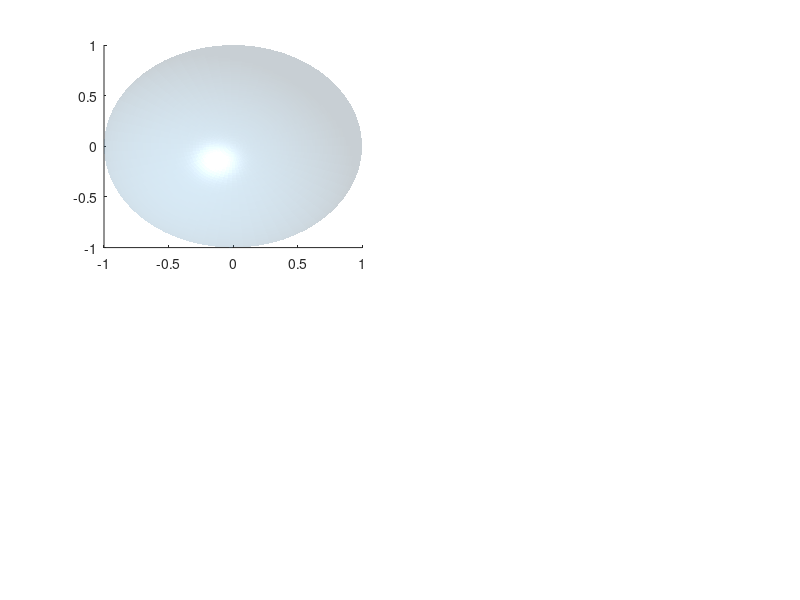

Recreate this plot in MATLAB. (Note: this script raises an error after producing the figure.)
% Blade Guard Geometry Only
clear; clc; close all;

res = 60;
[U_grid, V_grid] = meshgrid(linspace(0, 2*pi, res), linspace(0, pi/2, res));
[U_o, V_o] = meshgrid(linspace(0, 2*pi, res), linspace(0, 1.4, res));

model_names = {'1. Base model (closed)', '2. Perforated (wide slits)', ...
               '3. Daisy shape (slightly recessed)'};

figure('Color', 'w', 'Name', 'Blade guard geometry');

for i = 1:3
    subplot(2, 2, i); hold on;

    switch i
        case 1 % Baseline
            X = sin(V_grid).*cos(U_grid);
            Y = sin(V_grid).*sin(U_grid);
            Z = 1.2 - cos(V_grid);
            mask = true(size(X));

        case 2 % Perforated (reduced height holes)
            X = sin(V_grid).*cos(U_grid);
            Y = sin(V_grid).*sin(U_grid);
            Z = 1.2 - cos(V_grid);
            mask = true(size(X));

            hole_centers = [0, pi/2, pi, 3*pi/2];
            for hc = hole_centers
                mask((abs(U_grid-hc) < 0.45) & (abs(V_grid-1.25) < 0.10)) = false;
            end

        case 3 % Subtle Daisy (deeper recesses)
            R_mod = 1.0 - 0.12 * (1 + cos(6*U_grid)) .* (V_grid/(pi/2));
            X = R_mod .* sin(V_grid).*cos(U_grid);
            Y = R_mod .* sin(V_grid).*sin(U_grid);
            Z = 1.2 - cos(V_grid);

            % Cutoff mask also using 6 peaks
            mask = V_grid < (pi/2 - 0.25 * (1 + cos(6*U_grid))/2);
    end

    Xp = X; Yp = Y; Zp = Z;
    Xp(~mask) = nan;

    surf(Xp, Yp, Zp, ...
        'FaceColor', [0.4 0.7 0.9], ...
        'EdgeColor', 'none', ...
        'FaceAlpha', 0.25);

    camlight; lighting phong;
    title(model_names{i});
    view(35, 25); axis equal; axis off;
end

rotate3d on;

function [Xp, Yp, Zp] = bell_geometry(i, res)
    [U_grid, V_grid] = meshgrid(linspace(0, 2*pi, res), linspace(0, pi/2, res));

    switch i
        case 1 % Baseline
            X = sin(V_grid).*cos(U_grid);
            Y = sin(V_grid).*sin(U_grid);
            Z = 1.2 - cos(V_grid);
            mask = true(size(X));

        case 2 % Perforated
            X = sin(V_grid).*cos(U_grid);
            Y = sin(V_grid).*sin(U_grid);
            Z = 1.2 - cos(V_grid);
            mask = true(size(X));

            hole_centers = [0, pi/2, pi, 3*pi/2];
            for hc = hole_centers
                mask((abs(U_grid-hc) < 0.45) & (abs(V_grid-1.25) < 0.10)) = false;
            end

        case 3 % Subtle Daisy
            R_mod = 1.0 - 0.12 * (1 + cos(6*U_grid)) .* (V_grid/(pi/2));
            X = R_mod .* sin(V_grid).*cos(U_grid);
            Y = R_mod .* sin(V_grid).*sin(U_grid);
            Z = -(1.2 - cos(V_grid));

            mask = V_grid < (pi/2 - 0.25 * (1 + cos(6*U_grid))/2);
    end

    Xp = X; Yp = Y; Zp = Z;
    Xp(~mask) = nan;
    Yp(~mask) = nan;
    Zp(~mask) = nan;
end

function write_stl_ascii(filename, TR)
    F = TR.ConnectivityList;
    V = TR.Points;

    fid = fopen(filename, 'w');
    fprintf(fid, 'solid bladeguard\n');

    for i = 1:size(F,1)
        v1 = V(F(i,1),:);
        v2 = V(F(i,2),:);
        v3 = V(F(i,3),:);

        n = cross(v2 - v1, v3 - v1);
        if norm(n) > 0
            n = n / norm(n);
        else
            n = [0 0 0];
        end

        fprintf(fid, ' facet normal %.6f %.6f %.6f\n', n);
        fprintf(fid, '  outer loop\n');
        fprintf(fid, '   vertex %.6f %.6f %.6f\n', v1);
        fprintf(fid, '   vertex %.6f %.6f %.6f\n', v2);
        fprintf(fid, '   vertex %.6f %.6f %.6f\n', v3);
        fprintf(fid, '  endloop\n');
        fprintf(fid, ' endfacet\n');
    end

    fprintf(fid, 'endsolid bladeguard\n');
    fclose(fid);
end

function export_bell_stl()
    res = 80;
    model_names = {'baseline', 'perforated', 'daisy'};

    for i = 1:3
        [X, Y, Z] = bell_geometry(i, res);

        % --- 1. Build UV grid ---
        [U, V] = meshgrid(linspace(0,1,size(X,2)), linspace(0,1,size(X,1)));

        % --- 2. Remove NaNs ---
        valid = ~isnan(X);
        Uv = U(valid);
        Vv = V(valid);
        Xv = X(valid);
        Yv = Y(valid);
        Zv = Z(valid);

        % --- 3. Remove duplicate UV points ---
        UV = [Uv(:), Vv(:)];
        [UV_unique, ia, ~] = unique(UV, 'rows');
        Xv = Xv(ia);
        Yv = Yv(ia);
        Zv = Zv(ia);

        % --- 4. Delaunay triangulation in UV ---
        DT = delaunayTriangulation(UV_unique);

        % --- 5. Build triangulation in XYZ ---
        TR = triangulation(DT.ConnectivityList, [Xv, Yv, Zv]);

        % --- 6. Export STL using ASCII writer ---
        write_stl_ascii([model_names{i} '.stl'], TR);

        fprintf("Exported %s.stl with %d vertices and %d faces\n", ...
            model_names{i}, size(TR.Points,1), size(TR.ConnectivityList,1));
    end
end

export_bell_stl();
